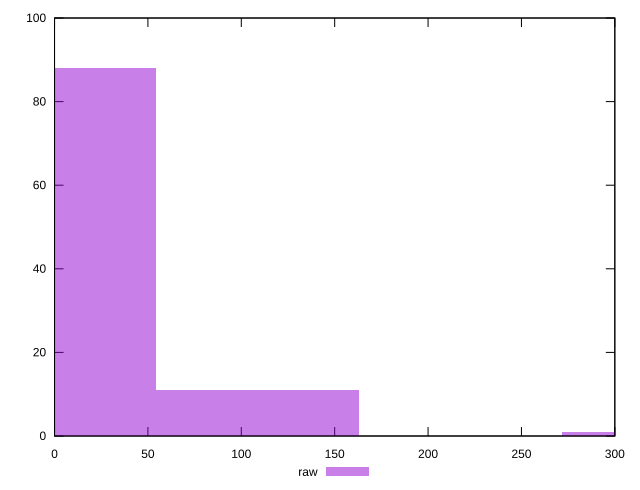

The gnuplot source for this figure:
reset

$raw <<EOF
0 88
108.60266544956063 11
325.8079963486819 1
EOF

set key outside below
set boxwidth 108.60266544956063
set xrange [0:300]
set yrange [0:100]
set trange [0:100]
set style fill transparent solid 0.5 noborder
set terminal svg size 640, 490 enhanced background rgb 'white'
set output "report_00023_2021-02-20T12:14:57.249Z/unminified-javascript/samples/pages+cached+noadtech/raw/histogram.svg"

plot $raw title "raw" with boxes

reset
